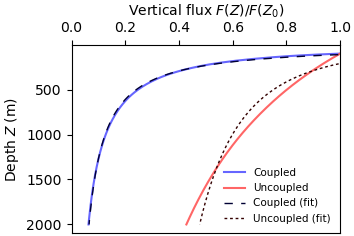

This chart was generated by the following Python code:
"""Script for plotting Figure 4 of the paper
"Sinking enhances the degradation of organic particle by marine bacteria"
Uria Alcolombri, François J. Peaudecerf, Vicente Fernandez, Lars Behrendt, Kang Soo Lee, Roman Stocker
Nature Geosciences (2021)

It shows the comparison between a reference case with degradation rate without
flow and the feedback case where flow speed increases degradation.
On top are shown two fits as power laws.

See caption of Figure 4 in manuscript for more details

Author: Francois Peaudecerf
Creation: 08.10.2019

History of modification
08.10.2019: creation
26.11.2019: change of default parameter values and figure formatting
17.06.2020: save computed fluxes to file to allow quick replotting with re-running computation
30.06.2021: editing for publication on Github.
"""
# from __future__ import division
import numpy as np
import matplotlib.pyplot as plt
import matplotlib.gridspec as gridspec
import matplotlib as matplotlib
import sys,os
sys.path.append(os.path.realpath('..'))
from scipy import stats
import utils
from params import *
from dynamic_laws import *


##### Preamble #####
 
# width of figure in mm
mm_w = 150
# height of figure in mm
mm_h = 120
 
def mm2inch(value):
    return value/25.4
 
# definition of fontsize
fs = 10
matplotlib.rcParams.update({'font.size': fs}) 
# linewidth
lw = 1.0
# pad on the outside of the gridspec box
pad = 0.2
# extension for figures
ext = 'png'


##### Computation of the vertical fluxes with depth #####

# we compute the results for the flux on a range of z
print('Reference size R_0 = {:.2e} m'.format(R_0))
print('Minimum radius R_l = {:.2e} m'.format(R_l))
print('Maximum radius R_g = {:.2e} m'.format(R_g))
print('Initial depth z_0 = {:.0f} m'.format(z_0))
zfmax = 20*z_0
Nzf = 190
azf = np.linspace(z_0, zfmax, num = Nzf+1, endpoint=True)

FAm_ref = []
FAm = []

### load if files exist ###
if os.path.isfile('F_Fig4.npy') and os.path.isfile('F_ref_Fig4.npy'):
    FAm = np.load('F_Fig4.npy',allow_pickle = True)  
    print('Coupled flux loaded from file')
    print(' ')
    FAm_ref = np.load('F_ref_Fig4.npy',allow_pickle = True)  
    print('Reference flux loaded from file')
    print(' ')
else:
    print('##########################################################################')
    print('Computation of vertical flux of POC in ref and feedback cases with depth z')
    print('##########################################################################')
    for zf in azf:
        print('zf = {:.0f} m'.format(zf))
        FAm.append(FA_z_m_flowbis(zf, z_0, B, omega, gamma, gamma2, E, chi, rho_dry, delta, C, R_l, R_g, beta,R_0))
        FAm_ref.append(FA_z_m_flow_refbis(zf, z_0, B, omega, gamma, E, chi, rho_dry, delta, C, R_l, R_g, beta,R_0))

    FAm = np.asarray(FAm)
    FAm_ref = np.asarray(FAm_ref)

    ### save to file ####
    np.save('F_Fig4',FAm)
    np.save('F_ref_Fig4',FAm_ref)

# We attempt a power law fit of the mass case, following Martin et al and enforcing the initial value at z_0
slope, intercept, r_value, p_value, std_err = stats.linregress(np.log(azf/z_0),np.log(FAm/FAm[0]))
slope_ref, intercept_ref, r_value_ref, p_value_ref, std_err_ref = stats.linregress(np.log(azf/z_0),np.log(FAm_ref/FAm_ref[0]))

print('feedback case')
print("slope: %f    intercept: %f" % (slope, intercept))
print("r-squared: %f" % r_value**2)
print('reference case')
print("slope: %f    intercept: %f" % (slope_ref, intercept_ref))
print("r-squared: %f" % r_value_ref**2)


##### Plotting #####

fig = plt.figure(figsize = (mm2inch(0.6*mm_w), mm2inch(0.5*mm_h))) 
gs = gridspec.GridSpec(1,1)
ax = fig.add_subplot(gs[0,0])

ax.plot(FAm/FAm[0], azf, color = [0.4,0.4,1.0], linestyle = '-', marker = 'None', label = 'Coupled')
ax.plot(FAm_ref/FAm[0],  azf,color = [1.0,0.4,0.4], linestyle = '-', marker = 'None', label='Uncoupled')

ax.plot(np.exp(intercept)*np.power(azf/z_0,slope), azf, dashes =[6,6], color = [0,0,0.2],  marker = 'None' ,lw=lw, label='Coupled (fit)')
ax.plot(np.exp(intercept_ref)*np.power(azf/z_0,slope_ref), azf, dashes =[2,2],color = [0.2,0,0], linestyle = '-.', marker = 'None',lw=lw ,label = 'Uncoupled (fit)')

ax.set_xlabel(r'Vertical flux $F(Z)/F(Z_0)$')
ax.set_ylabel(r'Depth $Z \;(\mathrm{m})$')

ax.invert_yaxis()
ax.xaxis.tick_top()
ax.xaxis.set_label_position('top') 

ax.set_xlim([0,1.0])

plt.legend(loc=0, fontsize = 7.5, edgecolor = 'none')

gs.tight_layout(fig, rect = [0.0, 0.0, 1.0, 1.0],  h_pad = 0.0, w_pad = 0.0, pad = pad)

# plt.show()
# plt.close()
# exit()
utils.save("Figure4", ext=ext, close=True, verbose=True)

